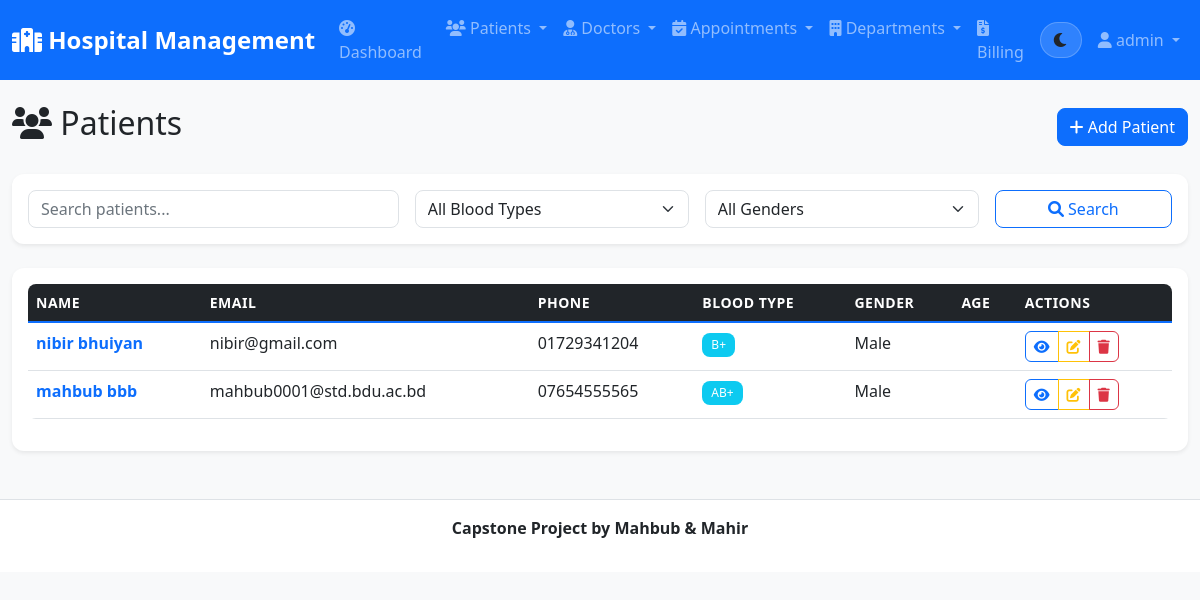
Before: /patients/ (signed in) with the older database file.
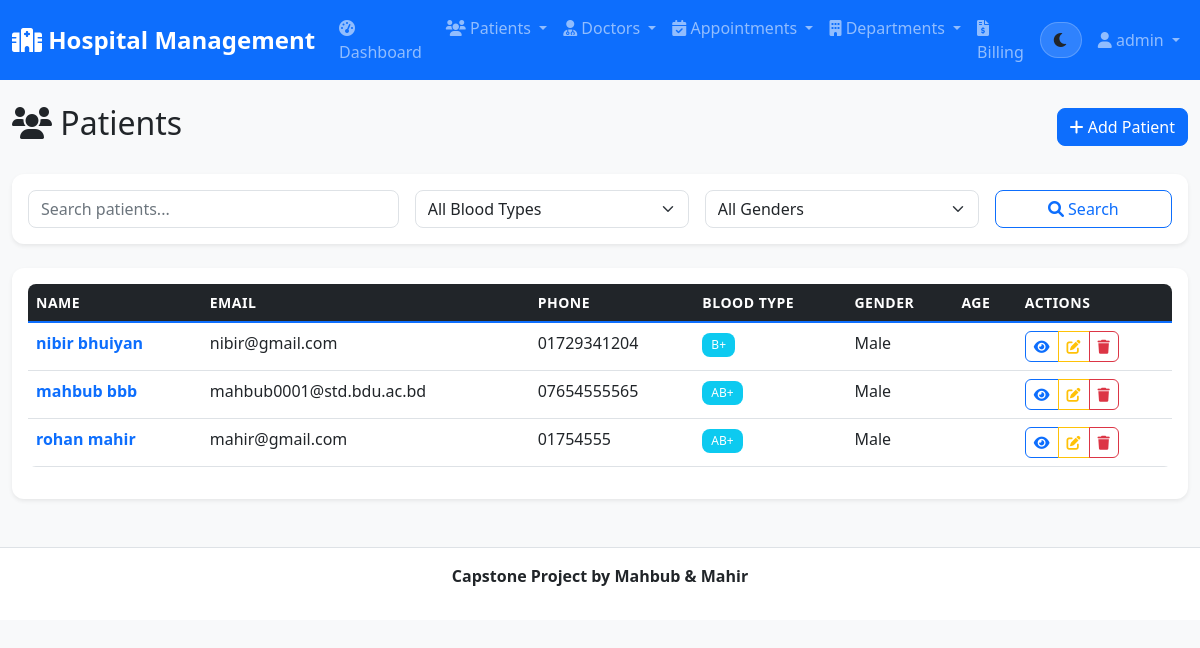
After: the same page with the newer database file.
### hospital_app/models.py (models this page shows, shortened)
class Patient(models.Model):
    GENDER_CHOICES = [
        ('M', 'Male'),
        ('F', 'Female'),
        ('O', 'Other'),
    ]
    BLOOD_TYPE_CHOICES = [
        ('A+', 'A+'),
        ('A-', 'A-'),
        ('B+', 'B+'),
        ('B-', 'B-'),
        ('AB+', 'AB+'),
        ('AB-', 'AB-'),
        ('O+', 'O+'),
        ('O-', 'O-'),
    ]
    first_name = models.CharField(max_length=50)
    last_name = models.CharField(max_length=50)
    email = models.EmailField(unique=True)
    phone = models.CharField(max_length=20)
    date_of_birth = models.DateField()
    gender = models.CharField(max_length=1, choices=GENDER_CHOICES)
    blood_type = models.CharField(max_length=3, choices=BLOOD_TYPE_CHOICES)
    address = models.TextField()
    emergency_contact = models.CharField(max_length=100)
    emergency_phone = models.CharField(max_length=20)
    medical_history = models.TextField(blank=True)
    allergies = models.TextField(blank=True)
    created_at = models.DateTimeField(auto_now_add=True)
    updated_at = models.DateTimeField(auto_now=True)
    @property
    def full_name(self):
        return f"{self.first_name} {self.last_name}"

### hospital_app/views.py (the view)
# urls.py: path('patients/', views.patient_list, name='patient_list'),
@login_required
def patient_list(request):
    patients = Patient.objects.all()
    return render(request, 'hospital/patient_list.html', {'patients': patients})

### hospital/templates/hospital/patient_list.html (shortened to what this page needs)
{% extends 'base.html' %}
{% block content %}
<div class="d-flex justify-content-between align-items-center mb-4">
    <h2><i class="fas fa-users"></i> Patients</h2>
    <a href="{% url 'patient_create' %}" class="btn btn-primary">
        <i class="fas fa-plus"></i> Add Patient
    </a>
</div>
<div class="card mb-4">
    <div class="card-body">
        <form method="get" class="row g-3">
            <div class="col-md-4">
                <input type="text" class="form-control" name="search" placeholder="Search patients..." value="{{ request.GET.search }}">
            </div>
            <div class="col-md-3">
                <select class="form-select" name="blood_type">
                    <option value="">All Blood Types</option>
                </select>
            </div>
            <div class="col-md-3">
                <select class="form-select" name="gender">
                    <option value="">All Genders</option>
                </select>
            </div>
            <div class="col-md-2">
                <button type="submit" class="btn btn-outline-primary w-100">
                    <i class="fas fa-search"></i> Search
                </button>
            </div>
        </form>
    </div>
</div>
<div class="card">
    <div class="card-body">
        {% if patients %}
        <div class="table-responsive">
            <table class="table table-hover">
                <thead class="table-dark">
                    <tr>
                        <th>Name</th>
                        <th>Email</th>
                        <th>Phone</th>
                        <th>Blood Type</th>
                        <th>Gender</th>
                        <th>Age</th>
                        <th>Actions</th>
                    </tr>
                </thead>
                <tbody>
                    {% for patient in patients %}
                    <tr>
                        <td>
                            <a href="{% url 'patient_detail' patient.pk %}" class="text-decoration-none">
                                <strong>{{ patient.full_name }}</strong>
                            </a>
                        </td>
                        <td>{{ patient.email }}</td>
                        <td>{{ patient.phone }}</td>
                        <td><span class="badge bg-info">{{ patient.get_blood_type_display }}</span></td>
                        <td>{{ patient.get_gender_display }}</td>
                        <td>{{ patient.age }}</td>
                        <td>
                            <div class="btn-group" role="group">
                                <a href="{% url 'patient_detail' patient.pk %}" class="btn btn-sm btn-outline-primary" title="View">
                                    <i class="fas fa-eye"></i>
                                </a>
                                <a href="{% url 'patient_update' patient.pk %}" class="btn btn-sm btn-outline-warning" title="Edit">
                                    <i class="fas fa-edit"></i>
                                </a>
                                <a href="{% url 'patient_delete' patient.pk %}" class="btn btn-sm btn-outline-danger" title="Delete">
                                    <i class="fas fa-trash"></i>
                                </a>
                            </div>
                        </td>
                    </tr>
                    {% endfor %}
                </tbody>
            </table>
        </div>
        {% endif %}
    </div>
</div>
{% endblock %}

Changed rows visible on the page:
added Patient: full_name "rohan mahir", email "mahir@gmail.com", phone "01754555", blood_type "AB+", gender "Male"
